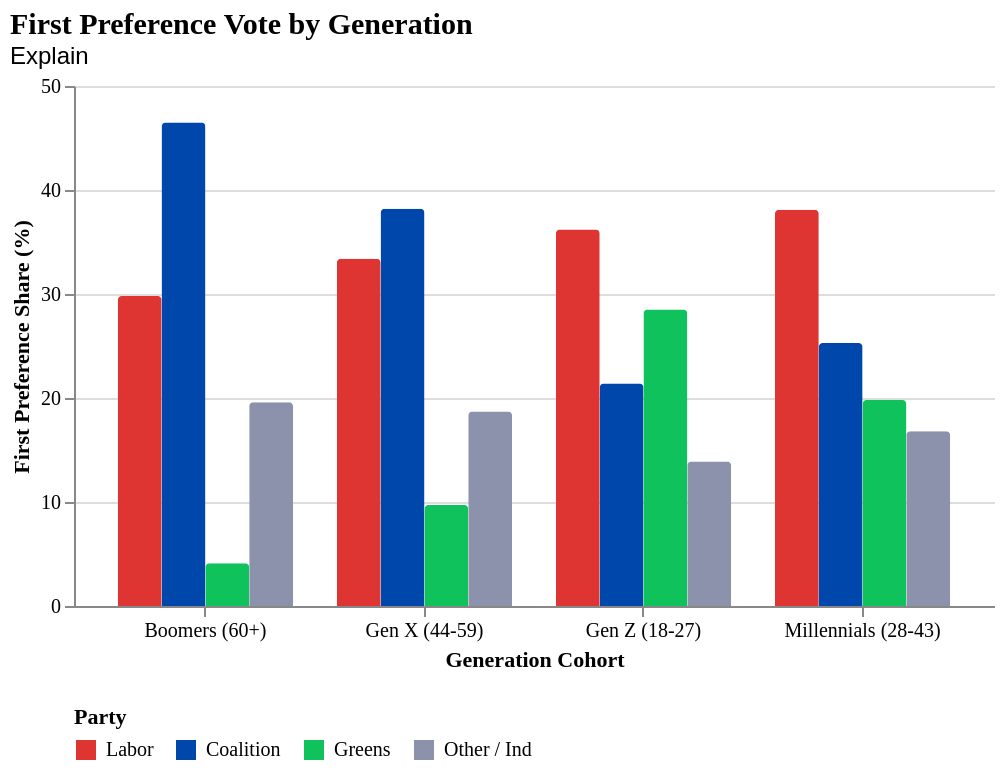

Describe this chart as a Vega-Lite specification.
### Vega-Lite specification from a JSON file in a GitHub repository (floating-point values rounded to 4 significant figures)
{"$schema": "https://vega.github.io/schema/vega-lite/v5.json", "title": {"text": "First Preference Vote by Generation", "subtitle": "Explain", "anchor": "start", "fontSize": 15, "font": "Public Sans"}, "width": 460, "height": 260, "data": {"values": [{"generation": "Gen Z (18-27)", "party": "Labor", "pct": 36.2}, {"generation": "Gen Z (18-27)", "party": "Coalition", "pct": 21.4}, {"generation": "Gen Z (18-27)", "party": "Greens", "pct": 28.5}, {"generation": "Gen Z (18-27)", "party": "Other / Ind", "pct": 13.9}, {"generation": "Millennials (28-43)", "party": "Labor", "pct": 38.1}, {"generation": "Millennials (28-43)", "party": "Coalition", "pct": 25.3}, {"generation": "Millennials (28-43)", "party": "Greens", "pct": 19.8}, {"generation": "Millennials (28-43)", "party": "Other / Ind", "pct": 16.8}, {"generation": "Gen X (44-59)", "party": "Labor", "pct": 33.4}, {"generation": "Gen X (44-59)", "party": "Coalition", "pct": 38.2}, {"generation": "Gen X (44-59)", "party": "Greens", "pct": 9.7}, {"generation": "Gen X (44-59)", "party": "Other / Ind", "pct": 18.7}, {"generation": "Boomers (60+)", "party": "Labor", "pct": 29.8}, {"generation": "Boomers (60+)", "party": "Coalition", "pct": 46.5}, {"generation": "Boomers (60+)", "party": "Greens", "pct": 4.1}, {"generation": "Boomers (60+)", "party": "Other / Ind", "pct": 19.6}]}, "mark": {"type": "bar", "cornerRadiusTopLeft": 2, "cornerRadiusTopRight": 2}, "encoding": {"x": {"field": "generation", "type": "nominal", "title": "Generation Cohort", "axis": {"labelAngle": 0, "labelFont": "Public Sans", "titleFont": "Public Sans"}}, "xOffset": {"field": "party"}, "y": {"field": "pct", "type": "quantitative", "title": "First Preference Share (%)", "scale": {"domain": [0, 50]}, "axis": {"labelFont": "Public Sans", "titleFont": "Public Sans"}}, "color": {"field": "party", "type": "nominal", "scale": {"domain": ["Labor", "Coalition", "Greens", "Other / Ind"], "range": ["#DE3533", "#0047AB", "#10C25B", "#8C92AC"]}, "legend": {"title": "Party", "orient": "bottom", "labelFont": "Public Sans", "titleFont": "Public Sans"}}, "tooltip": [{"field": "generation", "type": "nominal", "title": "Cohort"}, {"field": "party", "type": "nominal", "title": "Party"}, {"field": "pct", "type": "quantitative", "title": "Vote Share (%)", "format": ".1f"}]}, "config": {"view": {"stroke": "transparent"}}}
